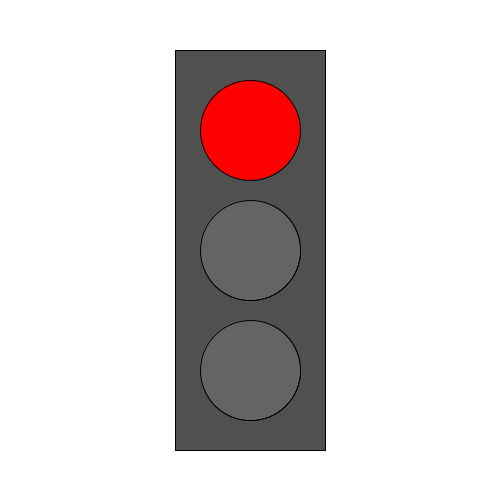
Frame 1 (no input)
Frame 60 (the mouse pressed at the canvas centre just before this capture): identical to frame 1, image omitted
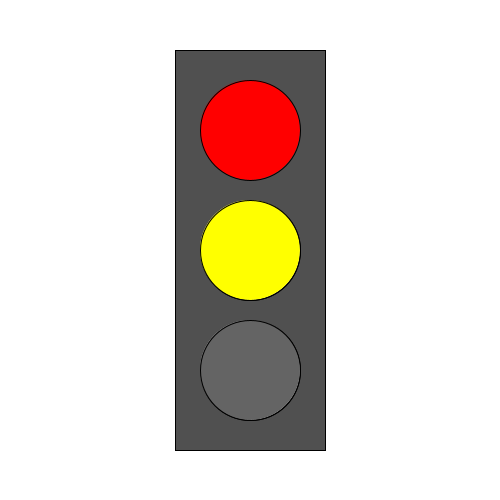
Frame 120 (the mouse held since frame 60 and released just before this capture)

The Processing sketch that drew these frames (run headless with seeded random() and noise(); from frame 60 on, the mouse is pressed at the canvas centre):

// Processing sketch: Task_6
// ── Task_6.pde
color red=color(255,0,0);
color yellow=color(255,255,0);
color green=color(0,255,0);
color off=color(0);
int frameCount;

void setup() {
  rectMode(CENTER);
ellipseMode(CENTER);

  size(500,500);
  background(255);
}

void draw() {
  
  frameCount++;
  
  fill(80);
  rect(250,250,150,400);
  
   if (frameCount <= 0) {
  fill(red);
  ellipse(250,130,100,100);
   }
   
  if (frameCount >0 && frameCount <180) {
    fill(255,0,0);
    ellipse(250,130,100,100);
  } else { fill(100);
  ellipse(250,130,100,100);
  }
  
  fill(255);
  ellipse(250,250,100,100);
  if (frameCount >80 && frameCount <180) {
    fill(yellow);
    ellipse(250,250,100,100);
  } else { fill(100);
  ellipse(250,250,100,100);
  }
  
  fill(255);
  ellipse(250,370,100,100);
  if (frameCount >180 && frameCount <400) {
    fill(green);
    ellipse(250,370,100,100);
  } else { fill(100);
  ellipse(250,370,100,100);
  }
  }
